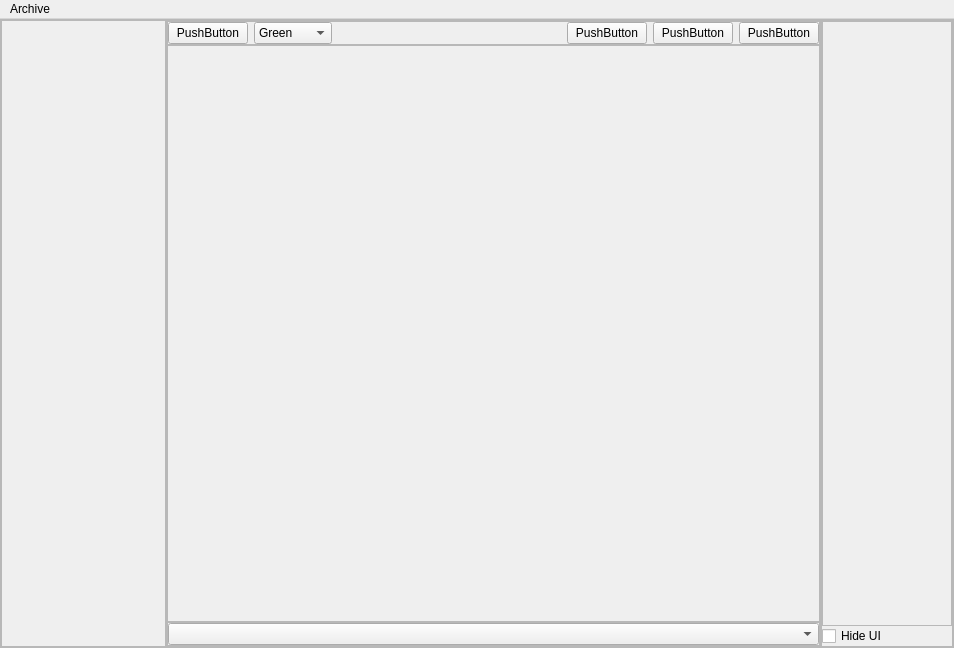
<?xml version="1.0" encoding="UTF-8"?>
<ui version="4.0">
 <class>MainWindow</class>
 <widget class="QMainWindow" name="MainWindow">
  <property name="geometry">
   <rect>
    <x>0</x>
    <y>0</y>
    <width>954</width>
    <height>648</height>
   </rect>
  </property>
  <property name="windowTitle">
   <string>MainWindow</string>
  </property>
  <property name="styleSheet">
   <string notr="true"/>
  </property>
  <widget class="QWidget" name="centralwidget">
   <property name="styleSheet">
    <string notr="true"/>
   </property>
   <layout class="QHBoxLayout" name="horizontalLayout">
    <property name="spacing">
     <number>0</number>
    </property>
    <property name="leftMargin">
     <number>0</number>
    </property>
    <property name="topMargin">
     <number>0</number>
    </property>
    <property name="rightMargin">
     <number>0</number>
    </property>
    <property name="bottomMargin">
     <number>0</number>
    </property>
    <item>
     <widget class="QFrame" name="backgroundFrame">
      <property name="styleSheet">
       <string notr="true"/>
      </property>
      <property name="frameShape">
       <enum>QFrame::StyledPanel</enum>
      </property>
      <property name="frameShadow">
       <enum>QFrame::Raised</enum>
      </property>
      <layout class="QHBoxLayout" name="horizontalLayout_4">
       <property name="spacing">
        <number>0</number>
       </property>
       <property name="leftMargin">
        <number>0</number>
       </property>
       <property name="topMargin">
        <number>0</number>
       </property>
       <property name="rightMargin">
        <number>0</number>
       </property>
       <property name="bottomMargin">
        <number>0</number>
       </property>
       <item>
        <widget class="QScrollArea" name="scrollArea">
         <property name="sizePolicy">
          <sizepolicy hsizetype="Preferred" vsizetype="Expanding">
           <horstretch>0</horstretch>
           <verstretch>0</verstretch>
          </sizepolicy>
         </property>
         <property name="minimumSize">
          <size>
           <width>165</width>
           <height>0</height>
          </size>
         </property>
         <property name="maximumSize">
          <size>
           <width>165</width>
           <height>16777215</height>
          </size>
         </property>
         <property name="verticalScrollBarPolicy">
          <enum>Qt::ScrollBarAlwaysOff</enum>
         </property>
         <property name="horizontalScrollBarPolicy">
          <enum>Qt::ScrollBarAsNeeded</enum>
         </property>
         <property name="widgetResizable">
          <bool>true</bool>
         </property>
         <widget class="QWidget" name="scrollAreaWidgetContents">
          <property name="geometry">
           <rect>
            <x>0</x>
            <y>0</y>
            <width>161</width>
            <height>606</height>
           </rect>
          </property>
          <layout class="QVBoxLayout" name="verticalLayout">
           <property name="spacing">
            <number>0</number>
           </property>
           <property name="leftMargin">
            <number>0</number>
           </property>
           <property name="topMargin">
            <number>0</number>
           </property>
           <property name="rightMargin">
            <number>0</number>
           </property>
           <property name="bottomMargin">
            <number>0</number>
           </property>
          </layout>
         </widget>
        </widget>
       </item>
       <item>
        <widget class="QFrame" name="mainFrame">
         <property name="sizePolicy">
          <sizepolicy hsizetype="Preferred" vsizetype="Expanding">
           <horstretch>0</horstretch>
           <verstretch>0</verstretch>
          </sizepolicy>
         </property>
         <property name="styleSheet">
          <string notr="true"/>
         </property>
         <property name="frameShape">
          <enum>QFrame::StyledPanel</enum>
         </property>
         <property name="frameShadow">
          <enum>QFrame::Raised</enum>
         </property>
         <layout class="QVBoxLayout" name="verticalLayout_3">
          <property name="spacing">
           <number>0</number>
          </property>
          <property name="leftMargin">
           <number>0</number>
          </property>
          <property name="topMargin">
           <number>0</number>
          </property>
          <property name="rightMargin">
           <number>0</number>
          </property>
          <property name="bottomMargin">
           <number>0</number>
          </property>
          <item>
           <widget class="QFrame" name="frame">
            <property name="frameShape">
             <enum>QFrame::StyledPanel</enum>
            </property>
            <property name="frameShadow">
             <enum>QFrame::Raised</enum>
            </property>
            <layout class="QHBoxLayout" name="horizontalLayout_2">
             <property name="leftMargin">
              <number>0</number>
             </property>
             <property name="topMargin">
              <number>0</number>
             </property>
             <property name="rightMargin">
              <number>0</number>
             </property>
             <property name="bottomMargin">
              <number>0</number>
             </property>
             <item>
              <widget class="QPushButton" name="pushButton">
               <property name="text">
                <string>PushButton</string>
               </property>
              </widget>
             </item>
             <item>
              <widget class="QComboBox" name="comboBox">
               <item>
                <property name="text">
                 <string>Green</string>
                </property>
               </item>
               <item>
                <property name="text">
                 <string>Magenta</string>
                </property>
               </item>
               <item>
                <property name="text">
                 <string>Cyan</string>
                </property>
               </item>
               <item>
                <property name="text">
                 <string>Blue</string>
                </property>
               </item>
               <item>
                <property name="text">
                 <string>Yellow</string>
                </property>
               </item>
               <item>
                <property name="text">
                 <string>White</string>
                </property>
               </item>
              </widget>
             </item>
             <item>
              <spacer name="horizontalSpacer">
               <property name="orientation">
                <enum>Qt::Horizontal</enum>
               </property>
               <property name="sizeHint" stdset="0">
                <size>
                 <width>40</width>
                 <height>20</height>
                </size>
               </property>
              </spacer>
             </item>
             <item>
              <widget class="QPushButton" name="pushButton_3">
               <property name="text">
                <string>PushButton</string>
               </property>
              </widget>
             </item>
             <item>
              <widget class="QPushButton" name="pushButton_2">
               <property name="text">
                <string>PushButton</string>
               </property>
              </widget>
             </item>
             <item>
              <widget class="QPushButton" name="pushButton_4">
               <property name="text">
                <string>PushButton</string>
               </property>
              </widget>
             </item>
            </layout>
           </widget>
          </item>
          <item>
           <widget class="QFrame" name="viewerFrame">
            <property name="sizePolicy">
             <sizepolicy hsizetype="Expanding" vsizetype="Expanding">
              <horstretch>0</horstretch>
              <verstretch>0</verstretch>
             </sizepolicy>
            </property>
            <property name="frameShape">
             <enum>QFrame::StyledPanel</enum>
            </property>
            <property name="frameShadow">
             <enum>QFrame::Raised</enum>
            </property>
            <layout class="QVBoxLayout" name="verticalLayout_2">
             <property name="spacing">
              <number>0</number>
             </property>
             <property name="leftMargin">
              <number>0</number>
             </property>
             <property name="topMargin">
              <number>0</number>
             </property>
             <property name="rightMargin">
              <number>0</number>
             </property>
             <property name="bottomMargin">
              <number>0</number>
             </property>
            </layout>
           </widget>
          </item>
          <item>
           <widget class="QFrame" name="frame_2">
            <property name="frameShape">
             <enum>QFrame::StyledPanel</enum>
            </property>
            <property name="frameShadow">
             <enum>QFrame::Raised</enum>
            </property>
            <layout class="QHBoxLayout" name="horizontalLayout_3">
             <property name="leftMargin">
              <number>0</number>
             </property>
             <property name="topMargin">
              <number>0</number>
             </property>
             <property name="rightMargin">
              <number>0</number>
             </property>
             <property name="bottomMargin">
              <number>0</number>
             </property>
             <item>
              <widget class="QComboBox" name="microphones">
               <property name="toolTip">
                <string>Microphone selection</string>
               </property>
              </widget>
             </item>
            </layout>
           </widget>
          </item>
         </layout>
        </widget>
       </item>
       <item>
        <widget class="QFrame" name="frame_3">
         <property name="frameShape">
          <enum>QFrame::StyledPanel</enum>
         </property>
         <property name="frameShadow">
          <enum>QFrame::Raised</enum>
         </property>
         <layout class="QVBoxLayout" name="verticalLayout_5">
          <property name="spacing">
           <number>0</number>
          </property>
          <property name="leftMargin">
           <number>0</number>
          </property>
          <property name="topMargin">
           <number>0</number>
          </property>
          <property name="rightMargin">
           <number>0</number>
          </property>
          <property name="bottomMargin">
           <number>0</number>
          </property>
          <item>
           <widget class="QScrollArea" name="scrollArea_2">
            <property name="sizePolicy">
             <sizepolicy hsizetype="Preferred" vsizetype="Expanding">
              <horstretch>0</horstretch>
              <verstretch>0</verstretch>
             </sizepolicy>
            </property>
            <property name="minimumSize">
             <size>
              <width>130</width>
              <height>0</height>
             </size>
            </property>
            <property name="maximumSize">
             <size>
              <width>130</width>
              <height>16777215</height>
             </size>
            </property>
            <property name="verticalScrollBarPolicy">
             <enum>Qt::ScrollBarAlwaysOff</enum>
            </property>
            <property name="horizontalScrollBarPolicy">
             <enum>Qt::ScrollBarAlwaysOff</enum>
            </property>
            <property name="widgetResizable">
             <bool>true</bool>
            </property>
            <widget class="QWidget" name="scrollAreaWidgetContents_2">
             <property name="geometry">
              <rect>
               <x>0</x>
               <y>0</y>
               <width>126</width>
               <height>576</height>
              </rect>
             </property>
             <layout class="QVBoxLayout" name="verticalLayout_4">
              <property name="spacing">
               <number>0</number>
              </property>
              <property name="leftMargin">
               <number>0</number>
              </property>
              <property name="topMargin">
               <number>0</number>
              </property>
              <property name="rightMargin">
               <number>0</number>
              </property>
              <property name="bottomMargin">
               <number>0</number>
              </property>
             </layout>
            </widget>
           </widget>
          </item>
          <item>
           <widget class="QCheckBox" name="UIhide">
            <property name="toolTip">
             <string>Hides the UI when the user goes away</string>
            </property>
            <property name="text">
             <string>Hide UI</string>
            </property>
            <property name="checked">
             <bool>false</bool>
            </property>
            <property name="tristate">
             <bool>false</bool>
            </property>
           </widget>
          </item>
         </layout>
        </widget>
       </item>
      </layout>
     </widget>
    </item>
   </layout>
  </widget>
  <widget class="QMenuBar" name="menubar">
   <property name="geometry">
    <rect>
     <x>0</x>
     <y>0</y>
     <width>954</width>
     <height>34</height>
    </rect>
   </property>
   <widget class="QMenu" name="menuArchive">
    <property name="title">
     <string>Archive</string>
    </property>
    <addaction name="actionLoad_Avatar"/>
    <addaction name="actionSave_Avatar"/>
    <addaction name="actionSave_As"/>
   </widget>
   <addaction name="menuArchive"/>
  </widget>
  <action name="actionLoad_Avatar">
   <property name="text">
    <string>Load Avatar</string>
   </property>
  </action>
  <action name="actionSave_Avatar">
   <property name="text">
    <string>Save Avatar</string>
   </property>
  </action>
  <action name="actionSave_As">
   <property name="text">
    <string>Save As...</string>
   </property>
  </action>
 </widget>
 <resources/>
 <connections/>
</ui>
